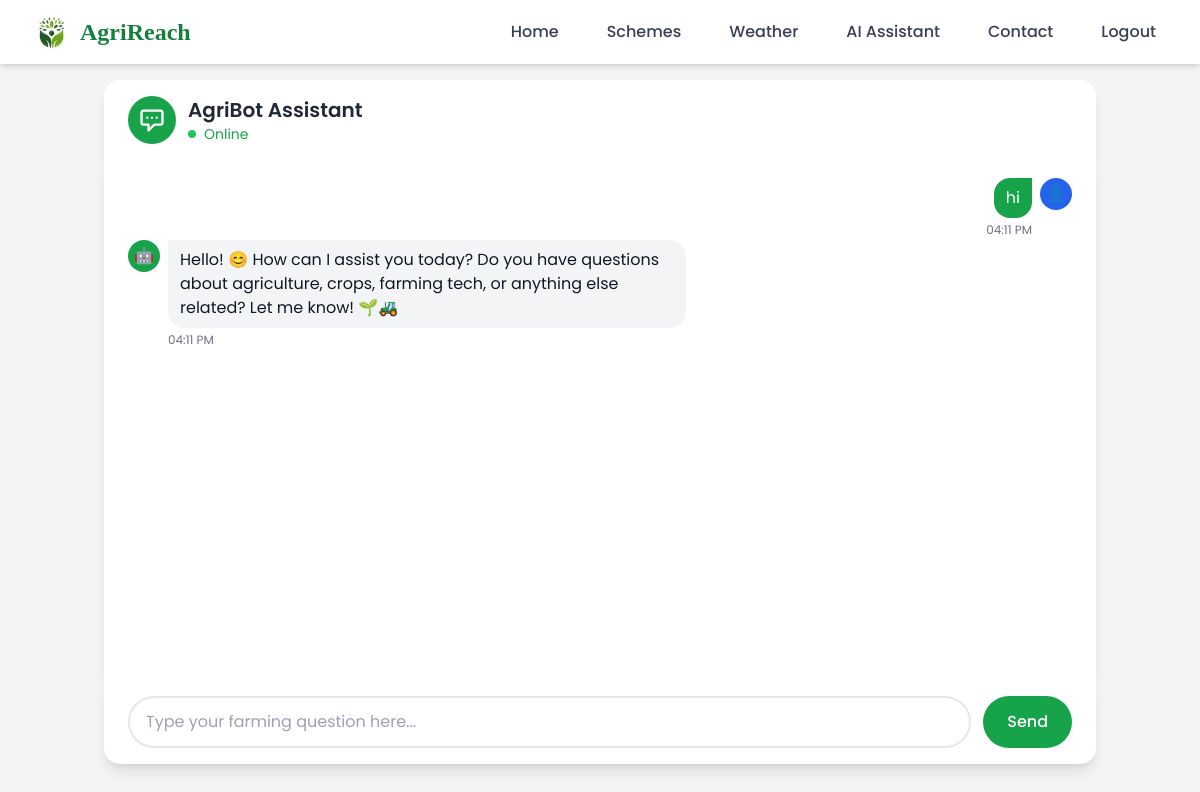
Page /chatbot (signed in) on the committed database.
### models.py (models this page shows)
class ChatMemory(db.Model):
    __tablename__ = "chat_memory"
    id = db.Column(db.Integer, primary_key=True)
    user_id = db.Column(db.String(50))
    role = db.Column(db.String(10))  # 'user' or 'assistant'
    message = db.Column(db.Text)
    timestamp = db.Column(db.DateTime, default=datetime.utcnow)

### routes/chatbot_routes.py (the view)
@chatbot.route("/chatbot")
def chatbot_page():
    user_id = session.get("user_id", "guest")
    history = ChatMemory.query.filter_by(user_id=user_id)\
             .order_by(ChatMemory.timestamp.asc()).all()
    return render_template("chatbot.html", history=history)

### templates/chatbot.html (shortened to what this page needs)
<!DOCTYPE html>
<html lang="en">
<head>
  <script src="https://cdn.tailwindcss.com"></script>
</head>
<body class="bg-gray-100">
{% include 'navbar.html' %}
  <div class="flex-1 flex flex-col max-w-5xl mx-auto w-full p-4">
    <div class="bg-white rounded-t-2xl shadow-lg px-6 py-4 flex items-center justify-between">
      <div class="flex items-center space-x-3">
        <div class="w-12 h-12 bg-green-600 rounded-full flex items-center justify-center">
          <svg class="w-7 h-7 text-white" fill="none" stroke="currentColor" viewBox="0 0 24 24">
            <path stroke-linecap="round" stroke-linejoin="round" stroke-width="2"
            d="M8 10h.01M12 10h.01M16 10h.01M9 16H5a2 2 0 01-2-2V6a2 2 0 012-2h14a2 2 0 012 2v8a2 2 0 01-2 2h-5l-5 5v-5z"></path>
          </svg>
        </div>
        <div>
          <h2 class="text-xl font-semibold text-gray-800">AgriBot Assistant</h2>
          <p class="text-sm text-green-600 flex items-center">
            <span class="w-2 h-2 bg-green-500 rounded-full mr-2 animate-pulse"></span>
            Online
          </p>
        </div>
      </div>
    </div>
    <div id="chatbox" class="flex-1 bg-white px-6 py-4 shadow-lg overflow-y-scroll"
     style="max-height: calc(100vh - 280px);">
  {% for msg in history %}
  {% if msg.role == 'user' %}
  <div class="flex items-start space-x-2 message-row flex-row-reverse space-x-reverse">
      <div class="message-avatar bg-blue-600 rounded-full flex items-center justify-center text-white">👤</div>
      <div class="flex flex-col items-end max-w-xl">
        <div class="message-bubble user-bubble">{{ msg.message }}</div>
        <span class="text-xs text-gray-500 mt-1">{{ msg.timestamp.strftime("%I:%M %p") }}</span>
      </div>
  </div>
  {% else %}
  <div class="flex items-start space-x-2 message-row">
      <div class="message-avatar bg-green-600 rounded-full flex items-center justify-center text-white">🤖</div>
      <div class="flex flex-col max-w-xl">
        <div class="message-bubble bot-bubble">{{ msg.message }}</div>
        <span class="text-xs text-gray-500 mt-1">{{ msg.timestamp.strftime("%I:%M %p") }}</span>
      </div>
  </div>
  {% endif %}
{% endfor %}
</div>
    <div class="bg-white rounded-b-2xl shadow-lg px-6 py-4">
      <div class="flex space-x-3">
        <input id="userInput" type="text"
          placeholder="Type your farming question here..."
          class="flex-1 px-4 py-3 border-2 border-gray-200 rounded-full focus:outline-none focus:border-green-500"
          onkeydown="if(event.key==='Enter') sendMessage()" />
        <button onclick="sendMessage()" class="bg-green-600 hover:bg-green-700 text-white px-6 py-3 rounded-full font-medium flex items-center space-x-2">
          <span>Send</span>
        </button>
      </div>
    </div>
  </div>
</body>
</html>

### templates/chatbot.html (style rules this page uses)
body { font-family: 'Poppins', sans-serif; min-height: 100vh; display: flex; flex-direction: column; }
.message-bubble { padding: 8px 12px !important; border-radius: 16px; max-width: 90%; display: inline-block; }
.user-bubble { background: #16a34a; color: white; border-top-right-radius: 0; }
.bot-bubble { background: #f3f4f6; color: #111827; border-top-left-radius: 0; }
.message-row { margin: 2px 0 !important; padding: 0 !important; }
.message-avatar { width: 32px !important; height: 32px !important; }

### rows in the picture
ChatMemory: message "hi", timestamp "04:11 PM"
ChatMemory: message "Hello! 😊 How can I assist you today? Do you have questions about agriculture, crops, farming tech, or anything else related? Let me know! 🌱🚜", timestamp "04:11 PM"
